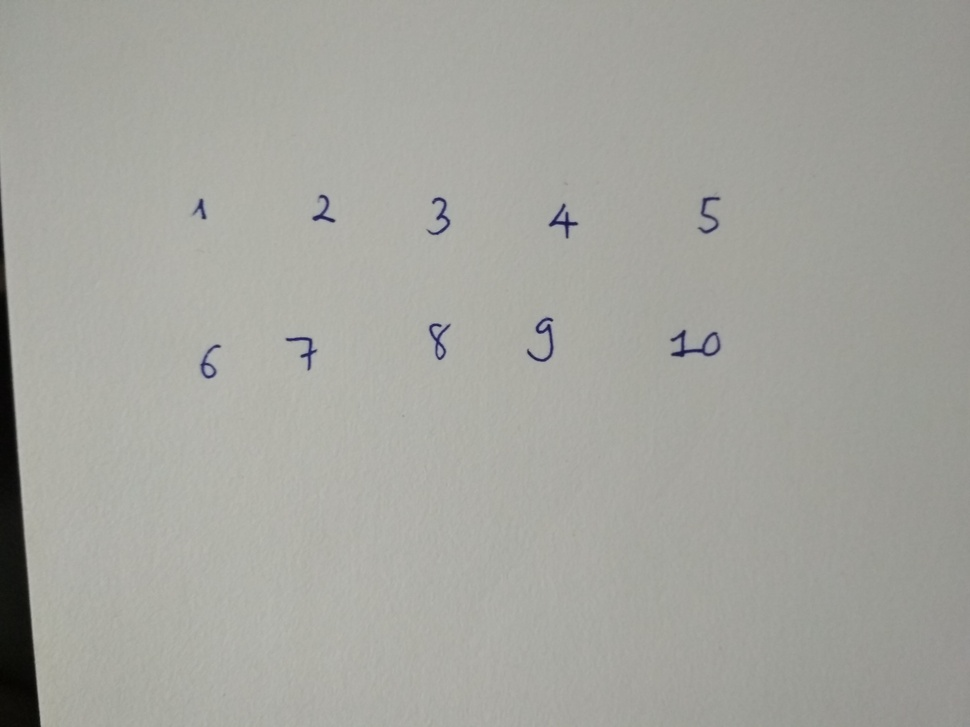
#> input picture pictures/digit.jpg, 970 x 727 px, shrunk from 4160 x 3120 before the run, given in place of the camera
$ python edge_detection.py   (older library calls are emulated)
#> lines starting #> are read from the running program, lines starting #| are printed output that depends on the picture; after the words box and inside, x2 and y2 are one past the last pixel; in counts of white or black regions, pixels touching at a corner belong together
import numpy as np
import cv2

cap = cv2.VideoCapture(0)

while True:
    ret, frame = cap.read()
#> frame is the input picture: shape (727, 970, 3); mean B, G, R 158.6, 164.7, 164.5
    hsv = cv2.cvtColor( frame, cv2.COLOR_BGR2HSV)
#> hsv: shape (727, 970, 3); mean H, S, V 31.8, 11.1, 165.1

    laplacian = cv2.Laplacian(frame, cv2.CV_64F)
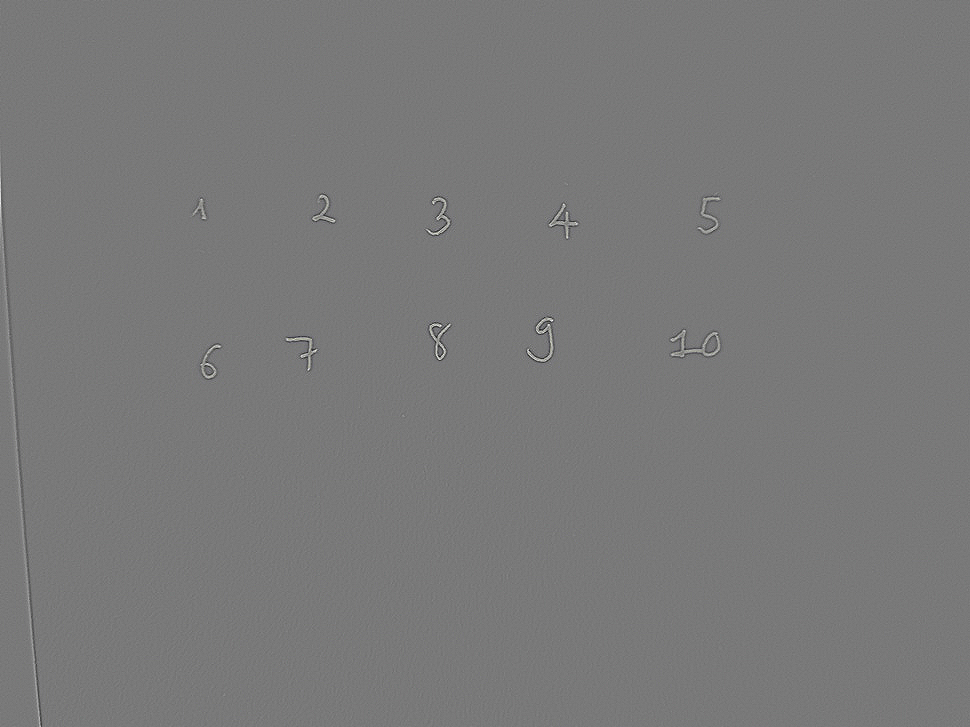
#> laplacian: shape (727, 970, 3) float64; mean B, G, R 0, 0, 0; drawn with min black and max white
    sobelx  = cv2.Sobel(frame, cv2.CV_64F, 1, 0, ksize = 5)
    sobely  = cv2.Sobel(frame, cv2.CV_64F, 0, 1, ksize = 5)
    edges = cv2.Canny(frame, 100, 200)
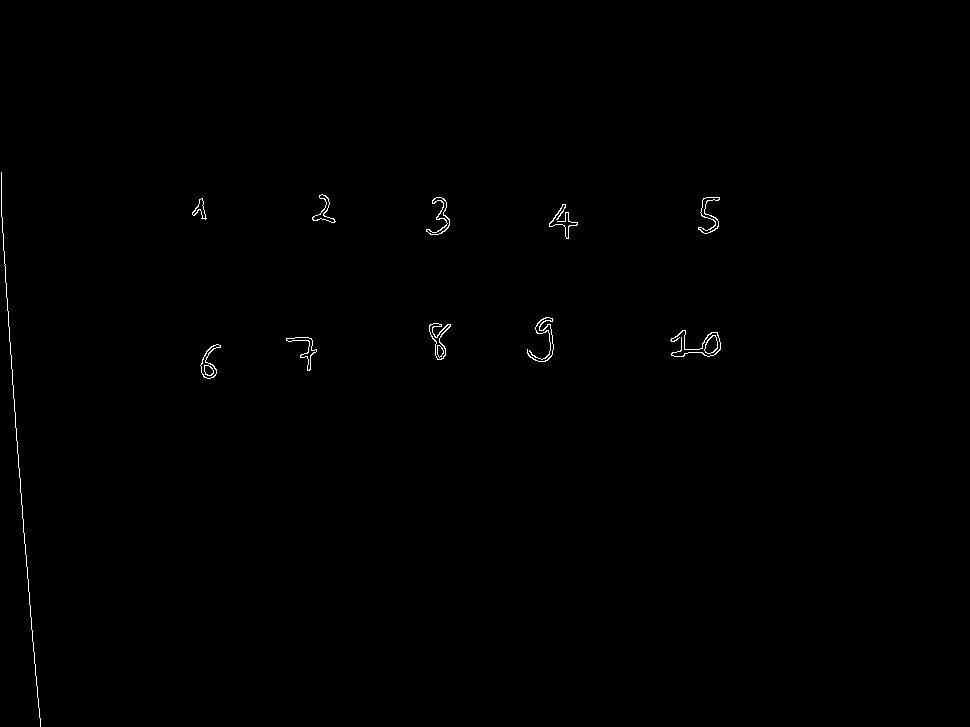
#> edges: shape (727, 970); 0.31% white in thin lines or dots, all inside (x1, y1, x2, y2) = (1, 172, 721, 727)


    cv2.imshow('frame', frame)
    cv2.imshow('laplacian', laplacian)
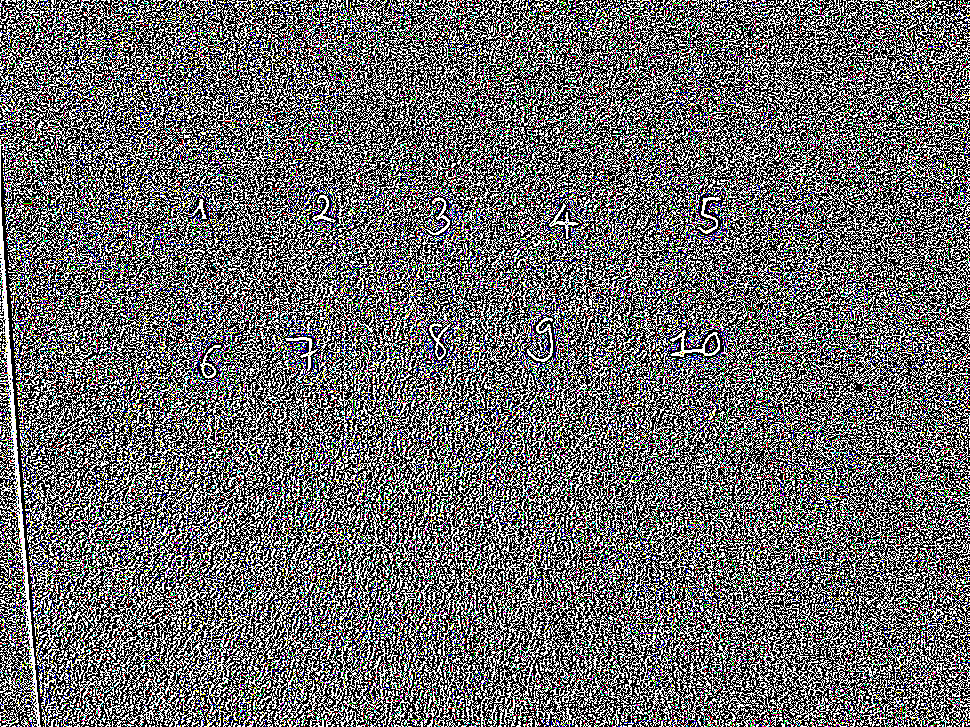
#> window 'laplacian': shape (727, 970, 3); mean B, G, R 105.5, 105.1, 105.1
    cv2.imshow('sobelx', sobelx)
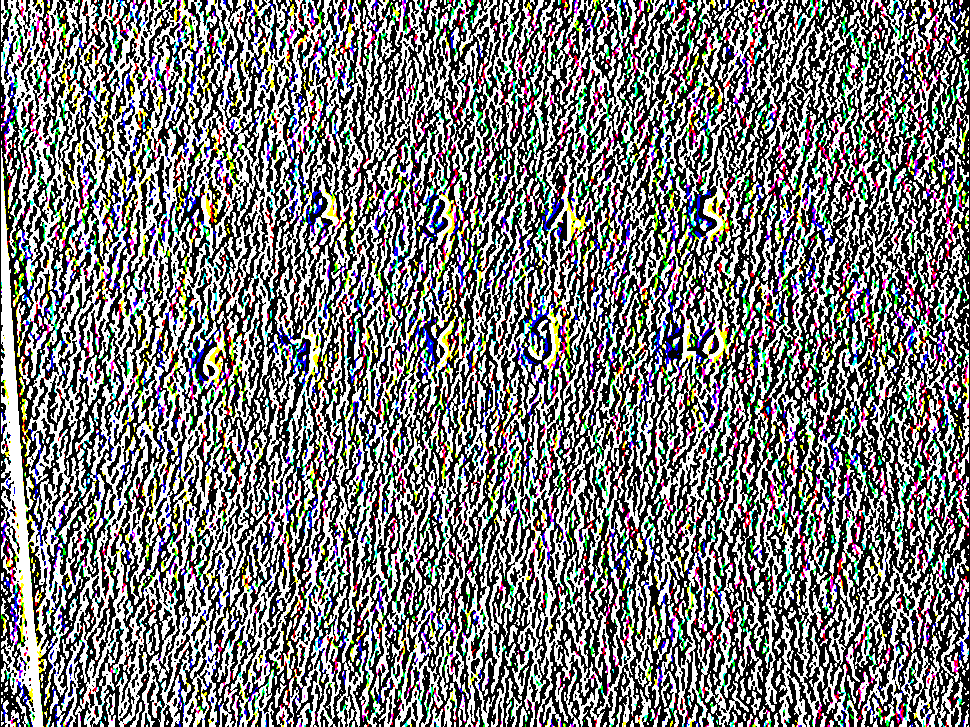
#> window 'sobelx': shape (727, 970, 3); mean B, G, R 122.6, 122.3, 122.7
    cv2.imshow('sobely', sobely)
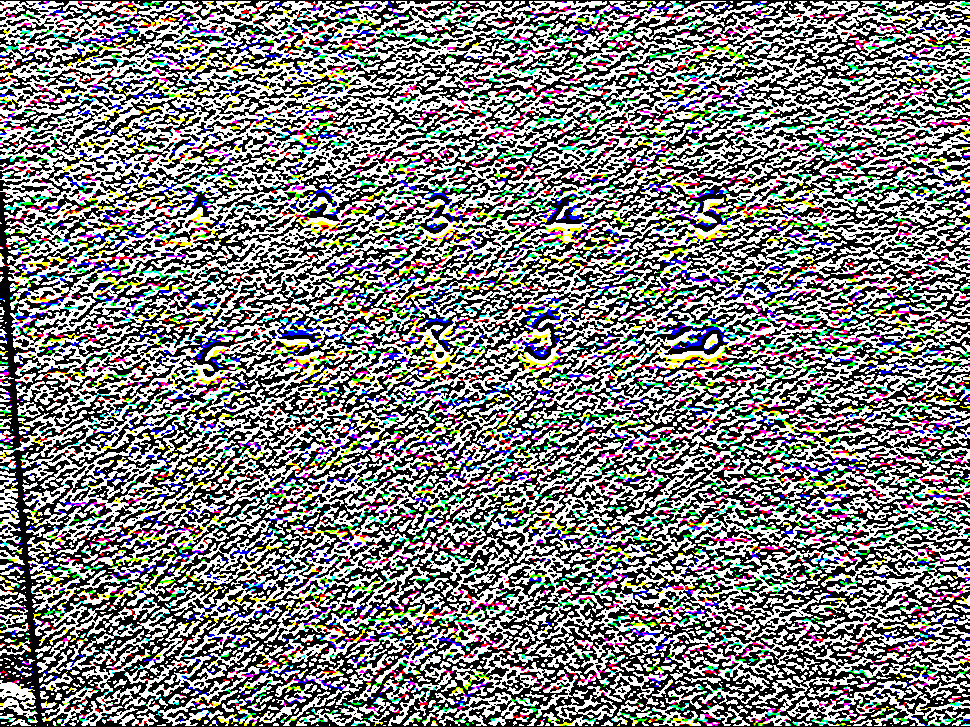
#> window 'sobely': shape (727, 970, 3); mean B, G, R 127, 127.1, 127.1
    cv2.imshow('edges', edges)


    if cv2.waitKey(1) & 0xFF == ord('q'):
#> (key q is pressed here)
        break

cap.release()
cv2.destroyAllWindows()
